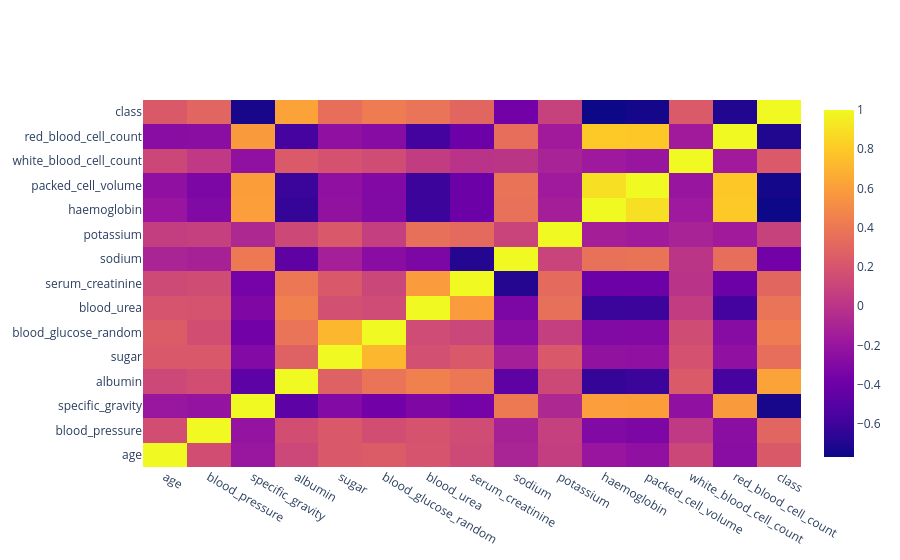

The notebook cell saved with this chart:
### Code cell
import plotly.graph_objects as go

data_corr = data.corr(numeric_only = True)
fig = go.Figure(data =go.Heatmap(z = data_corr.values,
                          x = data_corr.columns,
                          y=data_corr.index))
fig.show()

### Figure 1 — Plotly figure (JSON) as saved in the notebook; plotly's stock layout.template omitted (floating-point values rounded to 4 significant figures; data arrays with more than 128 entries replaced by an {"elided": "..."} marker saying what was removed)
{"data": [{"type": "heatmap", "x": ["age", "blood_pressure", "specific_gravity", "albumin", "sugar", "blood_glucose_random", "blood_urea", "serum_creatinine", "sodium", "potassium", "haemoglobin", "packed_cell_volume", "white_blood_cell_count", "red_blood_cell_count", "class"], "y": ["age", "blood_pressure", "specific_gravity", "albumin", "sugar", "blood_glucose_random", "blood_urea", "serum_creatinine", "sodium", "potassium", "haemoglobin", "packed_cell_volume", "white_blood_cell_count", "red_blood_cell_count", "class"], "z": {"elided": "15x15 float values"}}], "layout": {}}
